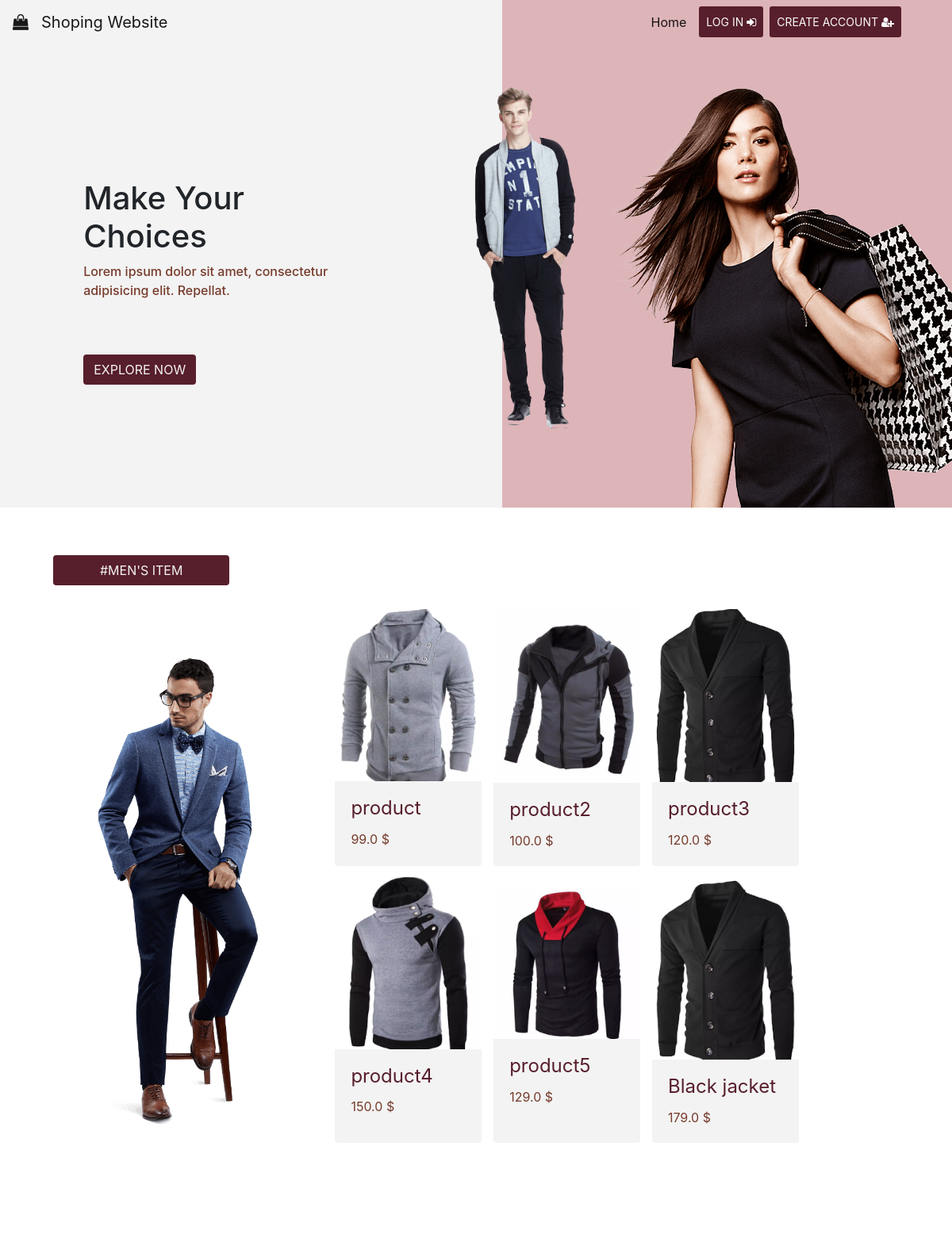
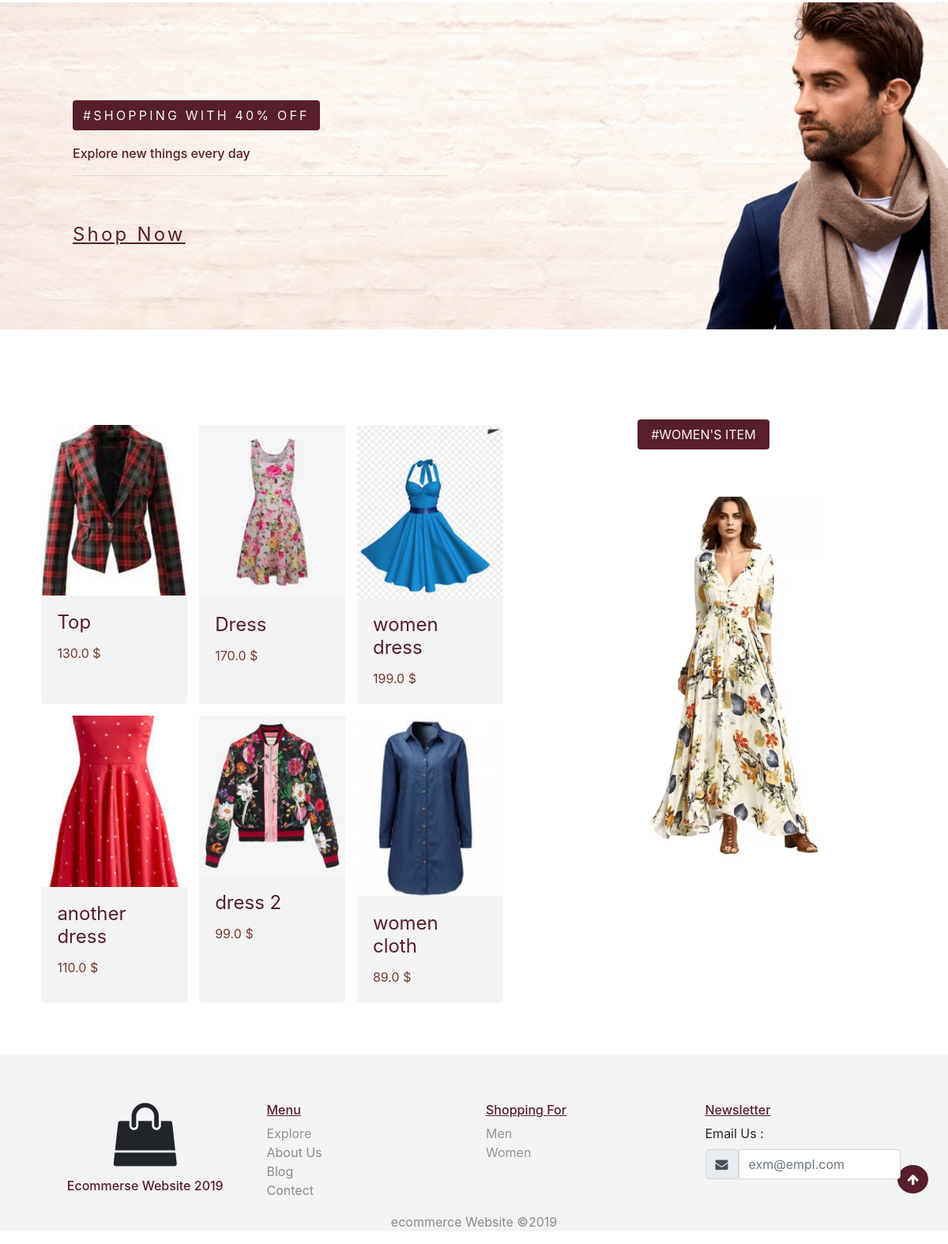
The page / on the database its author committed (2 pictures, top to bottom).
### products/models.py (models this page shows, shortened)
class product_detail(models.Model):
    product_name = models.CharField(max_length=40)
    product_for = models.CharField(max_length =10)
    product_price= models.FloatField()
    product_img = models.ImageField(upload_to=changeName)

### products/views.py (the view)
# urls.py: path('',homeView.as_view(),name='home')
class homeView(View):
    men_products = product_detail.objects.filter(product_for='men')
    women_products = product_detail.objects.filter(product_for='women')
    def get(self,request):
        return render(request,'products/home.html',{'men_products':self.men_products,'women_products':self.women_products})

### templates/products/home.html
{% extends 'base.html' %}
{% block 'webContent' %}
{% include 'products/header.html' %}
{%  include 'products/menShopList.html'%}
{% include 'products/addBanner.html' %}
{% include 'products/womenShopList.html' %}
<button type="button" class="btn btn-light rounded-circle" style="position: fixed;right:2%;bottom:2%" id='gotop'><i class="fa fa-arrow-up" aria-hidden="true"></i></button>
{% endblock 'webContent' %}

### templates/base.html (shortened to what this page needs)
    {% load static %}
<!doctype html>
<html lang="en">
  <head>
    <link rel="stylesheet" href="https://maxcdn.bootstrapcdn.com/font-awesome/4.7.0/css/font-awesome.min.css">
    <link rel="stylesheet" href="https://cdnjs.cloudflare.com/ajax/libs/aos/2.3.4/aos.css" />
    <link rel="stylesheet" href="https://stackpath.bootstrapcdn.com/bootstrap/4.3.1/css/bootstrap.min.css">
    <link rel="stylesheet" href="{% static 'products/css/style.css' %}">
  </head>
  <body>
<nav class="navbar navbar-expand-md navbar-light">
    <a class="navbar-brand" href="{% url 'home' %}"><i class="fa fa-shopping-bag mr-3" aria-hidden="true"></i>Shoping Website</a>
    <div class="collapse navbar-collapse" id="collapsibleNavId">
        <ul class="navbar-nav ml-auto mr-5  mt-2 mt-lg-0">
            <li class="nav-item active">
                <a class="nav-link" href="{% url 'home' %}">Home <span class="sr-only">(current)</span></a>
            </li>
            {% if request.user.is_authenticated %}
            <li class="nav-item">
                <a class="nav-link" href="#">Shopping</a>
            </li>
            <li class="nav-item">
                <a class="nav-link" href="#">About Us</a>
            </li>
            <li class="nav-item">
                <a class="nav-link" href="#">Orders</a>
            </li>
            <li class="nav-item">
                <a class="nav-link" href="#">Cart <i class="fa fa-shopping-cart" aria-hidden="true"></i></a>
            </li>
            <li class="nav-item">
                <a class="nav-link btn btn-sm text-light" href="{% url 'logout' %}">Log Out <i class="fa fa-sign-out " aria-hidden="true"></i></a>
            </li>
            {% else %}
            <li class="nav-item">
                    <a class="nav-link btn btn-sm text-light mx-2" href="{% url 'login' %}">Log In <i class="fa fa-sign-in" aria-hidden="true"></i></a>
            </li>
            <li class="nav-item">
                    <a class="nav-link btn btn-sm text-light" href="{% url 'signup' %}">Create Account <i class="fa fa-user-plus" aria-hidden="true"></i></a>
            </li>
            {% endif %}
        </ul>
    </div>
</nav>
{% block 'webContent' %}
{%  endblock 'webContent' %}
<footer>
    <div class="container row">
        <div class=" col-sm-12 col-md-3 text-center logo">
            <i class="fa fa-shopping-bag fa-5x" aria-hidden="true"></i>
            <h1 class="h4 mt-3">Ecommerse  Website  2019</h1>
        </div>
        <div class="col-sm-12 col-sm-6 col-md-3 menu">
            <h1 class="h4">Menu</h1>
            <ul>
                <li><a href="#menSection" class="text-dark">Explore</a> </li>
                <li>About Us</li>
                <li>Blog</li>
                <li>Contect</li>
            </ul>
        </div>
        <div class="col-sm-12 col-sm-6 col-md-3 shopping">
            <h1 class="h4">Shopping For</h1>
            <ul>
                <li><a href="#menSection" class="text-dark">Men</a> </li>
                <li><a href="#womenSection" class="text-dark">Women</a></li>
            </ul>
        </div>
        <div class=" col-sm-12 col-md-3 newsletter">
            <h1 class="h4">Newsletter</h1>
            <form action="" method="post">
                    <label for="useremail">Email Us :</label>
                <div class="input-group">
                    <i class="fa fa-envelope input-group-prepand input-group-text" aria-hidden="true"></i>
                    <input type="email" name="email" id="useremail" class="form-control" placeholder="exm@empl.com">
                </div>
            </form>
        </div>
    </div>
    <p class="text-center">ecommerce Website &copy2019</p>
</footer>
  </body>
</html>

### templates/products/header.html (shortened to what this page needs)
{% load static %}
<header>
        <div class="container-fluid row ">
            <div class="col-sm-12 col-md-5 textSection">
                    <div class="jumbotron ">
                            <h1 class="h1 ">Make Your Choices</h1>
                            <p class="lead">Lorem ipsum dolor sit amet, consectetur adipisicing elit. Repellat.</p>
                                <a class="btn  btn-md" href="#womenSection" role="button" >explore now</a>
                        </div>
            </div>
                <div class="col-sm-12 col-md-7 shoppingImg">
                    <img src="{% static 'products/img/women.png' %}" alt="" id="women">
                </div>
        </div>
    </header>

### templates/products/menShoplist.html (shortened to what this page needs)
    {% load static %}
    <section class="container row shoppingSection" id="menSection">
            <div id="menSectionImg" class="col-sm-12 col-md-4 imgArea">
                    <a class="btn  btn-md" href="#" role="button">#men's item</a>
                <img src="{% static 'products/img/menSection.png'%}" alt="">
            </div>
            <div  class="col-sm-12 col-md-8  itemList">
                <div class="row">
                            {% for product in men_products %}
                                    <div class="card col-sm-4 col-md-4 col-lg-3 "data-toggle="modal" data-target="#modelId{{product.id}}">
                                            <img class="card-img-top" src="{{product.product_img.url}}" alt="Card image cap">
                                            <div class="card-body">
                                                <h4 class="card-title">{{product.product_name}}</h4>
                                                <p class="card-text">{{product.product_price}} $</p>
                                            </div>
                                        </div>
                             {% endfor %}
                </div>
            </div>
    </section>

### templates/products/addBanner.html
    <section class="container-fluid saleBanner" id="Man-saleBanner">
            <div class="jumbotron">
                <h1 class="h4 btn">#shopping with 40% off</h1>
                <p class="lead">Explore new things every day</p>
                <hr class="my-2">
                    <a class="shop-btn " href="#menSection" >Shop Now</a>
            </div>
        </section>

### templates/products/womenShopList.html (shortened to what this page needs)
{% load static %}
<section class="container row shoppingSection" id="womenSection">
        <div  class="col-xs-12 col-md-8  itemList">
            <div class="row">
                {% for product in women_products %}
                <div class="card col-sm-4 col-md-4 col-lg-3 "data-toggle='modal' data-target='#modelId{{product.id}}'>
                        <img class="card-img-top" src="{{product.product_img.url}}" alt="Card image cap">
                        <div class="card-body">
                            <h4 class="card-title">{{product.product_name}}</h4>
                            <p class="card-text">{{product.product_price}} $</p>
                        </div>
                    </div>
                 {% endfor %}
            </div>
        </div>
        <div id="womenSectionImg" class="col-xs-12 col-md-3 imgArea">
                <a class="btn  btn-md" href="#" role="button">#women's item</a>
            <img src='{% static "products/img/womenSection.png"%}' alt="">
        </div>
</section>

### static/products/css/style.css (style rules this page uses)
html { scroll-behavior: smooth; }
body { overflow-x: hidden; }
* { -webkit-transition: all .3s ease-in; transition: all .3s ease-in; }
.btn { background: #571E2B; color: #F3F3F3; text-transform: uppercase; -webkit-transition: all .3s ease-in; transition: all .3s ease-in; }
.card { border: none; }
.navbar { background: transparent; position: absolute; width: 100%; z-index: 1000; top: 0; left: 0; }
header { background: #F3F3F3; height: 40rem; width: 100vw; overflow: hidden; }
header .container-fluid { position: relative; }
header .container-fluid .textSection { z-index: 1; position: relative; }
header .container-fluid .textSection .jumbotron { position: absolute; top: 15%; left: 15%; background: transparent; }
header .container-fluid .textSection .jumbotron .h1 { font-size: 2.5rem; }
header .container-fluid .textSection .jumbotron .lead { font-weight: 500; font-size: 1rem; color: #763B2B; }
header .container-fluid .textSection .jumbotron .btn { margin-top: 15%; }
header .container-fluid .shoppingImg { position: relative; }
header .container-fluid .shoppingImg #women { width: auto; position: absolute; right: -100px; top: 7rem; }
.shoppingSection { margin: 5% auto; }
.shoppingSection .imgArea { position: relative; padding: 5% 2%; }
.shoppingSection .imgArea img { width: 100%; }
.shoppingSection .imgArea .btn { position: absolute; top: 0%; display: block; width: 60%; }
.shoppingSection .itemList { height: 80%; margin: auto 0; background: #ffffffb6; }
.shoppingSection .itemList .card { -webkit-transition: all .2s ease-in; transition: all .2s ease-in; padding: 0; margin: 1%; background-color: #F3F3F3; }
.shoppingSection .itemList .card .card-title { color: #571E2B; font-size: 1.5rem; font-weight: 400; }
.shoppingSection .itemList .card .card-text { font-size: 1rem; color: #763B2B; }
.saleBanner { padding: 5%; background-image: url("../img/banner.png"); background-size: contain; background-repeat: no-repeat; }
.saleBanner .jumbotron { background: transparent; width: 50%; }
.saleBanner .jumbotron .h4 { letter-spacing: .2rem; }
.saleBanner .jumbotron .lead { font-weight: 500; margin-top: 2%; font-size: 1rem; color: #571E2B; }
.saleBanner .jumbotron .shop-btn { display: block; padding-top: 10%; letter-spacing: .2rem; color: #571E2B; font-size: 1.5rem; text-decoration: underline; }
footer { background: #F3F3F3; padding-top: 5%; }
footer .container { margin: auto; }
footer .container .col-sm-12 { text-align: left; }
footer .container .col-sm-12 .h4 { font-size: 1rem; text-decoration: underline; color: #571E2B; }
footer .container .col-sm-12 ul { list-style: none; padding: 0; opacity: .5; }
footer .container .logo .h4 { text-decoration: none; }
footer p { opacity: .5; }

### rows shown on the page
product_detail: product_img (picture), product_name "product", product_price "99.0"
product_detail: product_img (picture), product_name "product2", product_price "100.0"
product_detail: product_img (picture), product_name "product3", product_price "120.0"
product_detail: product_img (picture), product_name "product4", product_price "150.0"
product_detail: product_img (picture), product_name "product5", product_price "129.0"
product_detail: product_img (picture), product_name "Black jacket", product_price "179.0"
product_detail: product_img (picture), product_name "Top", product_price "130.0"
product_detail: product_img (picture), product_name "Dress", product_price "170.0"
product_detail: product_img (picture), product_name "women dress", product_price "199.0"
product_detail: product_img (picture), product_name "another dress", product_price "110.0"
product_detail: product_img (picture), product_name "dress 2", product_price "99.0"
product_detail: product_img (picture), product_name "women cloth", product_price "89.0"
